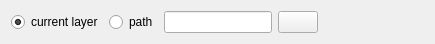
<?xml version="1.0" encoding="UTF-8"?>
<ui version="4.0">
 <class>WdgNodeQueryPathEditor</class>
 <widget class="QWidget" name="WdgNodeQueryPathEditor">
  <property name="geometry">
   <rect>
    <x>0</x>
    <y>0</y>
    <width>435</width>
    <height>37</height>
   </rect>
  </property>
  <layout class="QHBoxLayout" name="horizontalLayout">
   <item>
    <widget class="QRadioButton" name="radioButtonCurrentLayer">
     <property name="text">
      <string>current layer</string>
     </property>
     <property name="checked">
      <bool>true</bool>
     </property>
    </widget>
   </item>
   <item>
    <widget class="QRadioButton" name="radioButtonCustomPath">
     <property name="text">
      <string>path</string>
     </property>
    </widget>
   </item>
   <item>
    <widget class="QLineEdit" name="klineeditPath"/>
   </item>
   <item>
    <widget class="KPushButton" name="kpushbutton"/>
   </item>
   <item>
    <spacer name="horizontalSpacer">
     <property name="orientation">
      <enum>Qt::Horizontal</enum>
     </property>
     <property name="sizeHint" stdset="0">
      <size>
       <width>77</width>
       <height>20</height>
      </size>
     </property>
    </spacer>
   </item>
  </layout>
 </widget>
 <customwidgets>
  <customwidget>
   <class>KPushButton</class>
   <extends>QPushButton</extends>
   <header>kpushbutton.h</header>
  </customwidget>
  <customwidget>
   <class>QLineEdit</class>
   <extends>QLineEdit</extends>
   <header>QLineEdit</header>
  </customwidget>
 </customwidgets>
 <resources/>
 <connections/>
</ui>
